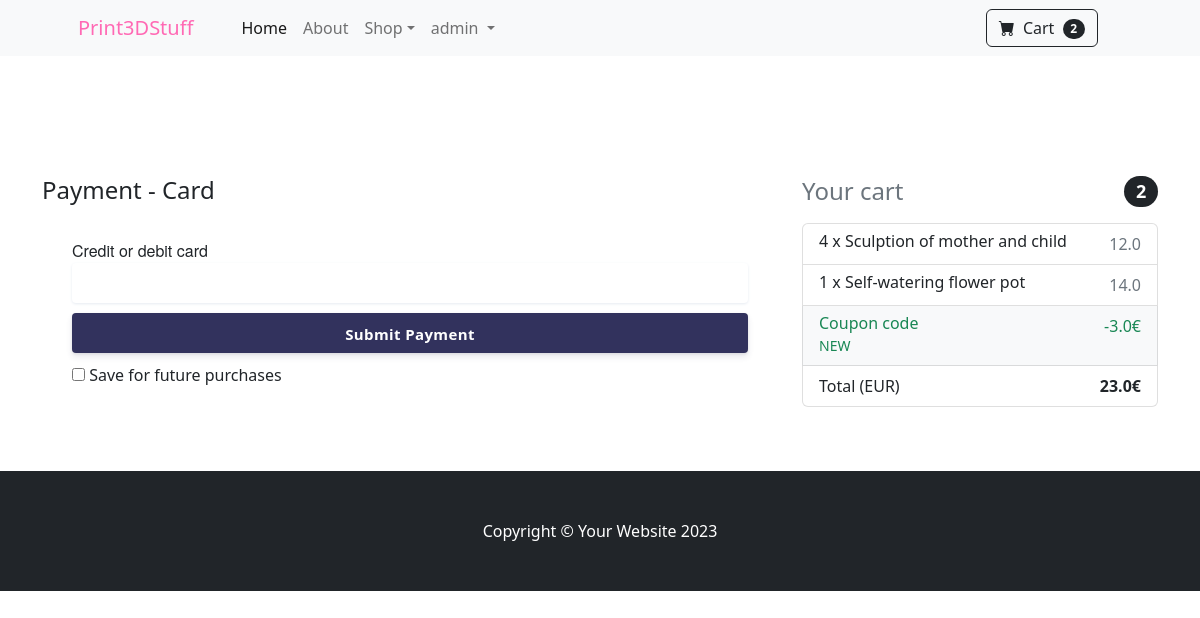
Page /payment/ (signed in) on the earlier database version.
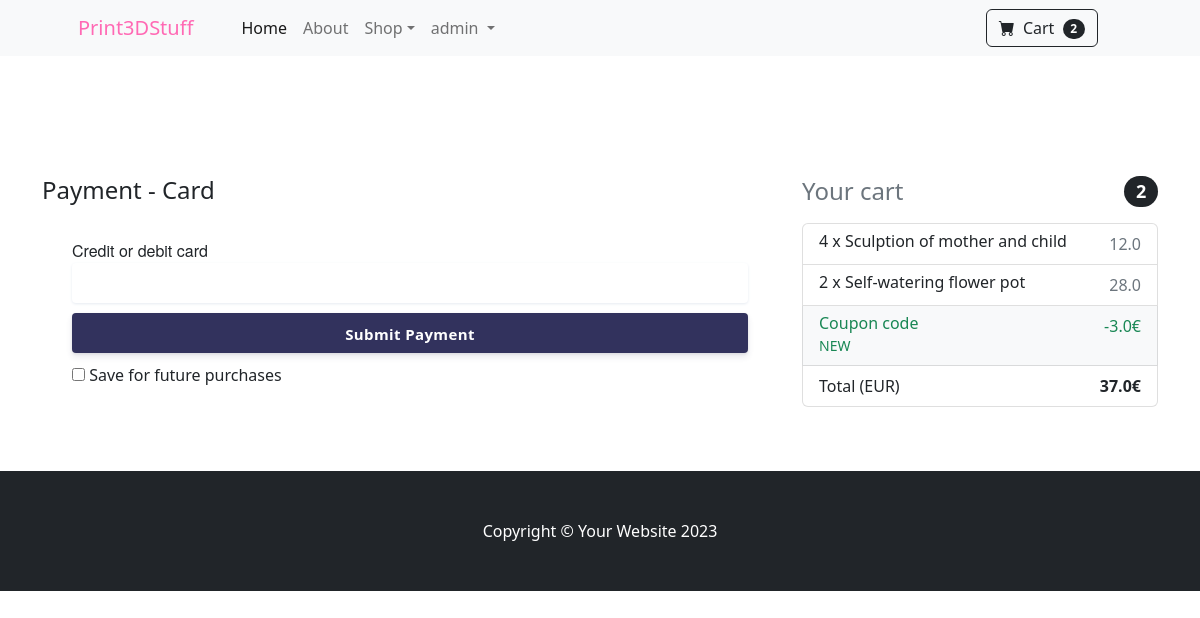
Same page on the later database version.
### mainapp/models.py (models this page shows, shortened)
class OrderItem(models.Model):
    user = models.ForeignKey(User, on_delete=models.CASCADE)
    ordered = models.BooleanField(default=False)
    item = models.ForeignKey(Item, on_delete=models.CASCADE)
    quantity = models.IntegerField(default=1)
    def total_item_discount_price(self):
        return self.quantity * self.item.discount_price
    def final_price(self):
        if self.item.discount_price:
            return self.total_item_discount_price()
        else:
            return self.total_item_price()

class Item(models.Model):
    title = models.CharField(max_length=100)
    price = models.FloatField()
    discount_price = models.FloatField(blank=True, null=True)
    category = models.CharField(choices=CATEGORY_CHOICES, max_length=5)
    slug = models.SlugField()
    description = models.TextField()
    image = models.ImageField()

class Order(models.Model):
    user = models.ForeignKey(User, on_delete=models.CASCADE)
    order_ref = models.CharField(max_length=20)
    items = models.ManyToManyField(OrderItem)
    ordered_date = models.DateTimeField()
    ordered = models.BooleanField(default=False)
    billing_address = models.ForeignKey('BillingAddress', on_delete=models.SET_NULL, blank=True, null=True)
    coupon = models.ForeignKey('Coupon', on_delete=models.SET_NULL, blank=True, null=True)
    payment = models.ForeignKey('Payment', on_delete=models.SET_NULL, blank=True, null=True)
    delivered = models.BooleanField(default=False)
    received = models.BooleanField(default=False)
    refund_requested = models.BooleanField(default=False)
    refund_granted = models.BooleanField(default=False)
    def total_price(self):
        total = 0
        for order_item in self.items.all():
            total += order_item.final_price()
        if self.coupon:
            total -= self.coupon.amount
        return total

class Coupon(models.Model):
    code = models.CharField(max_length=100)
    amount = models.FloatField()

### mainapp/views.py (the view)
# urls.py: path('payment/', views.PaymentView.as_view(), name='payment'),
class PaymentView(View):
    def get(self, *args, **kwargs):
        order = Order.objects.get(user=self.request.user, ordered=False)
        if order.billing_address:
            context = {
                'order': order,
                'display_coupon_form': False
            }
            return render(self.request, "payment.html", context)
        else:
            messages.warning(self.request, 'Please add your billing address')
            return redirect("mainapp:shipping")

### mainapp/templatetags/cart_template.py (called while the page is built)
@register.filter(name="cart_count")
def cart_count(user):
    if user.is_authenticated:
        query_set = Order.objects.filter(user=user, ordered=False)
        if query_set.exists():
            return query_set[0].items.count()
        return 0

### templates/payment.html (shortened to what this page needs)
{% extends 'base.html' %}
{% load static %}
{% block content %}
<link href="{% static 'css/payment.css' %}" rel="stylesheet" />
<section class="py-5 container">
   <div class="row">
       <div class="col-md-8">
           <h4 class="mb-4">Payment - Card</h4>
           <div class="new-card-form">
              <form action="." method="post" class="stripe-form" id="stripe-form">
                  <div class="stripe-form-row" id="creditCard">
                      <label for="card-element" id="stripeBtnLabel">
                          Credit or debit card
                      </label>
                      <div id="card-element" class="StripeElement StripeElement--empty">
                          <div class="__PrivateStripeElement" style="margin: 0px !important; padding: 0px !important; border: none !important; display: block !important; background: transparent !important; position: relative !important; opacity: 1 !important;">
                              <iframe frameborder="0" allowtransparency="true" scrolling="no" name="__privateStripeFrame5" allowpaymentrequest="true" src="https://js.stripe.com/v3/elements-inner-card-19066928f2ed1ba3ffada645e45f5b50.html#style[base][color]=%2332325d&amp;style[base][fontFamily]=%22Helvetica+Neue%22%2C+Helvetica%2C+sans-serif&amp;style[base][fontSmoothing]=antialiased&amp;style[base][fontSize]=16px&amp;style[base][::placeholder][color]=%23aab7c4&amp;style[invalid][color]=%23fa755a&amp;style[invalid][iconColor]=%23fa755a&amp;componentName=card&amp;wait=false&amp;rtl=false&amp;keyMode=test&amp;origin=https%3A%2F%2Fstripe.com&amp;referrer=https%3A%2F%2Fstripe.com%2Fdocs%2Fstripe-js&amp;controllerId=__privateStripeController1" title="Secure payment input frame" style="border: none !important; margin: 0px !important; padding: 0px !important; width: 1px !important; min-width: 100% !important; overflow: hidden !important; display: block !important; height: 19.2px;"></iframe>
                          </div>
                      </div>
                  </div>
                  <div class="stripe-form-row">
                    <button id="stripeBtn">Submit Payment</button>
                  </div>
                  <div class="stripe-form-row">
                    <div class="custom-control custom-checkbox">
                      <input type="checkbox" class="custom-control-input" name="save" id="save_card_info">
                      <label class="custom-control-label" for="save_card_info">Save for future purchases</label>
                    </div>
                  </div>
                  <div id="card-errors" role="alert"></div>
              </form>
            </div>
       </div>
       <div class="col-md-4">
           {% include 'cart_snippet.html' %}
       </div>
   </div>
</section>
{% endblock %}

### templates/cart_snippet.html (shortened to what this page needs)
<h4 class="d-flex justify-content-between align-items-center mb-3">
  <span class="text-muted">Your cart</span>
  <span class="badge bg-dark text-white ms-1 rounded-pill">{{ order.items.count }}</span>
</h4>
<ul class="list-group mb-3 z-depth-1">
  {% for order_item in order.items.all %}
  <li class="list-group-item d-flex justify-content-between lh-condensed">
    <div>
      <h6 class="my-0">{{ order_item.quantity }} x {{ order_item.item.title }}</h6>
    </div>
    <span class="text-muted">{{ order_item.final_price }}</span>
  </li>
  {% endfor %}
  {% if order.coupon %}
  <li class="list-group-item d-flex justify-content-between bg-light">
    <div class="text-success">
      <h6 class="my-0">Coupon code</h6>
      <small>{{ order.coupon.code }}</small>
    </div>
    <span class="text-success">-{{ order.coupon.amount }}€</span>
  </li>
  {% endif %}
  <li class="list-group-item d-flex justify-content-between">
    <span>Total (EUR)</span>
    <strong>{{ order.total_price }}€</strong>
  </li>
</ul>

Differences in the rows shown:
changed through a linked row, Order "NEW": total_price "23.0" → "37.0"
changed OrderItem "Self-watering flower pot": quantity "1" → "2"; final_price "14.0" → "28.0"
